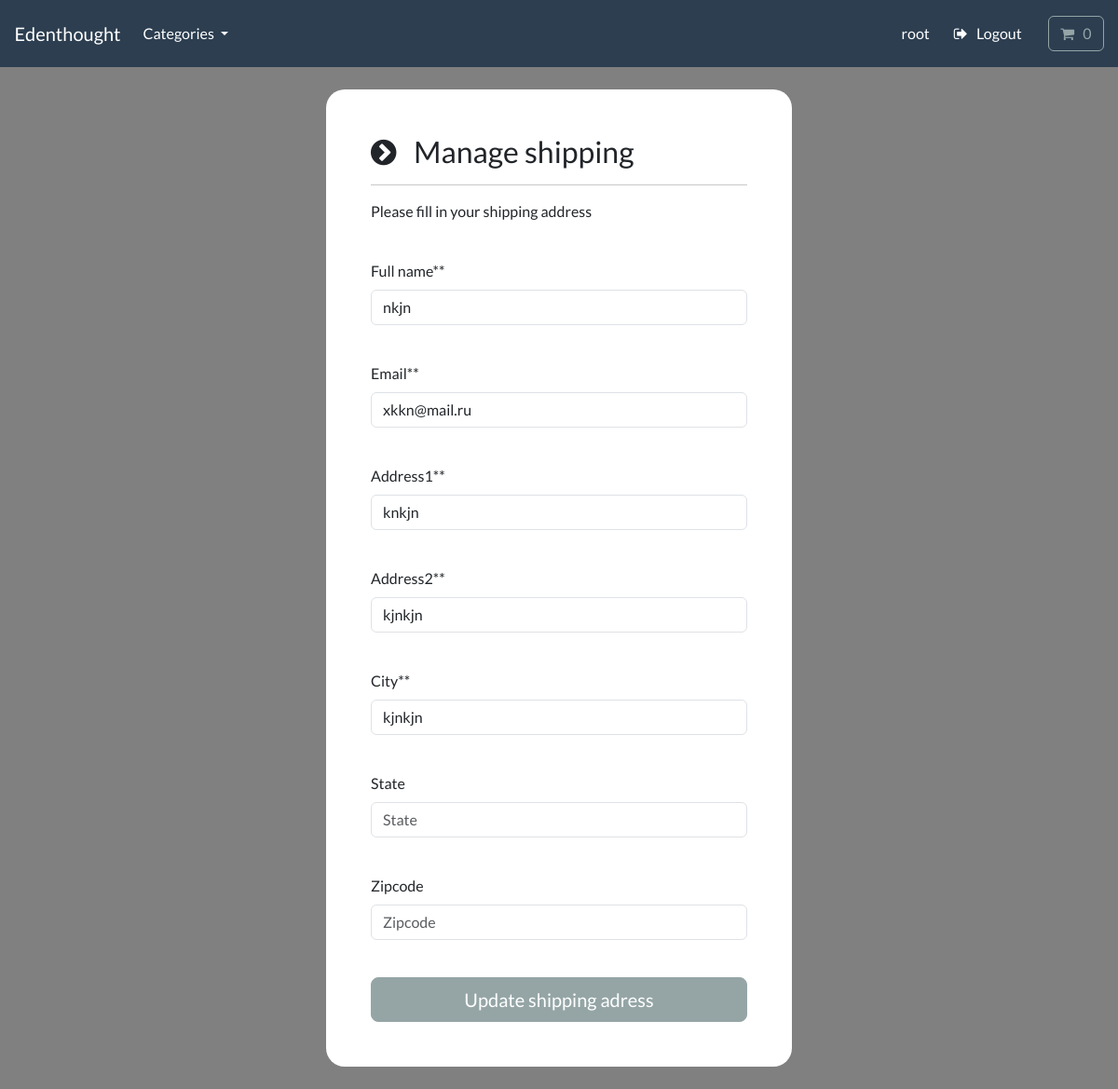
The app's page /account/manage-shipping (signed in) with its own data.
### payment/models.py (models this page shows, shortened)
class ShippingAdress(models.Model):
    full_name = models.CharField(max_length=300)
    email=models.EmailField(max_length=255)
    address1=models.CharField(max_length=300)
    address2 = models.CharField(max_length=300)
    city=models.CharField(max_length=255)
    state=models.CharField(max_length=255,null=True, blank=True)
    zipcode=models.CharField(max_length=255,null=True, blank=True)
    user=models.ForeignKey(User, on_delete=models.CASCADE, null=True, blank=True)
    class Meta:
        verbose_name_plural="Shipping Adress"

### account/views.py (the view, shortened to what this page needs)
# urls.py: path('manage-shipping', views.manage_shipping, name='manage-shipping'),
@login_required(login_url='my-login')
def manage_shipping(request):
    try:
        shipping=ShippingAdress.objects.get(user=request.user.id)
    except ShippingAdress.DoesNotExist:
        shipping = None
    form=ShippingForm(instance=shipping)
    context={'form':form}
    return render(request, 'account/manage-shipping.html', context=context)

### payment/forms.py
class ShippingForm(forms.ModelForm):
    class Meta:
        model=ShippingAdress
        fields = ['full_name', 'email', 'address1', 'address2', 'city', 'state', 'zipcode']
        exclude=['user',]
        labels = {'full_name': 'Full name*','email':'Email*', 'address1': 'Address1*','address2': 'Address2*', 'city':'City*' }
        widgets = {
            field: forms.TextInput(attrs={"class":"form-control validate", 'placeholder': field.capitalize(), 'autocomplete':'off'}) for field in fields
            if field != 'email'
        }
        widgets['email'] = forms.EmailInput(attrs={"class": "form-control validate", 'placeholder': 'Email', 'autocomplete':'off'})

### cart/cart.py (called while the page is built)
    def __len__(self):
        return sum(item['qty'] for item in self.cart.values())

### cart/context_processors.py (called while the page is built)
def cart(request):
    return {'cart':Cart(request)}

### store/models.py (called while the page is built)
    def get_absolute_url(self):
        return reverse('list-category', args=[self.slug])

### store/views.py (called while the page is built)
def categories(request):
    all_categories=Category.objects.all()
    return {'all_categories':all_categories}

### account/templates/account/manage-shipping.html (shortened to what this page needs)
{% include 'store/base.html' %}
{% load static %}
{% load crispy_forms_tags %}
{% block content %}
    <body>
    <br>
    <div class="container bg-white shadow-md p-5 form-layout">
        <h3><i class="fa fa-chevron-circle-right" aria-hidden="true"></i> &nbsp; Manage shipping</h3>
        <hr>
        <p> Please fill in your shipping address</p>
        <br>
        <form method="POST" autocomplete="off">
              {{form.full_name|as_crispy_field}}
              <br>
              {{form.email|as_crispy_field}}
                <br>
                {{form.address1|as_crispy_field}}
                    <br>
                {{form.address2|as_crispy_field}}
                    <br>
                {{form.city|as_crispy_field}}
                    <br>
                {{form.state|as_crispy_field}}
                    <br>
                {{form.zipcode|as_crispy_field}}
                    <br>
            <button type="submit" class="btn btn-secondary btn-lg w-100 btn-block p-2"> Update shipping adress</button>
    </form>
    </div>
    </body>
{% endblock %}

### store/templates/store/base.html (shortened to what this page needs)
{% load static %}
<!DOCTYPE html>
<html>
    <head>
        <link rel="stylesheet" href="https://bootswatch.com/5/flatly/bootstrap.min.css">
        <link type="text/css" href="{% static 'css/styles.css' %}" rel="stylesheet" />
        <link rel="stylesheet" href="https://cdnjs.cloudflare.com/ajax/libs/font-awesome/4.7.0/css/font-awesome.min.css">
    </head>
    <nav class="navbar navbar-expand-lg bg-primary justify-content-center">
        <a class="navbar-brand main-heading text-white" href="{% url 'store' %}">
        &nbsp; &nbsp; Edenthought
        </a>
        <div class="collapse navbar-collapse" id="navbarCollapse">
            <ul class="navbar-nav me-auto mb-2 mb-md-0">
                <li class="nav-item dropdown">
                    <a class="nav-link dropdown-toggle text-white" href="#" id="navbarDropdown" role="button"
                    data-bs-toggle="dropdown" aria-expanded="false">
                        Categories
                    </a>
                </li>
            </ul>
        </div>
        <div class="collapse navbar-collapse text-center" id="navbarNavDropdown">
            <ul class="navbar-nav ms-auto">
                <li class="nav-item">
                    {% if user.is_authenticated %}
                    <a class="btn btn-alert navbar-btn text-white" type="button"  href="{% url 'dashboard' %}">
                        {{user.username}} </a>
                    {% else %}
                        <a class="btn btn-alert navbar-btn text-white" type="button"  href="{% url 'register' %}"> Register </a>
                    {% endif %}
                </li>
                <li class="nav-item">
                    {% if user.is_authenticated %}
                    <a class="btn btn-alert navbar-btn text-white" type="button"  href="{% url 'user-logout' %}"><i class="fa fa-sign-out" aria-hidden="true"></i> &nbsp; Logout </a>
                    {% else %}
                    <a class="btn btn-alert navbar-btn text-white" type="button"  href="{% url 'my-login' %}"> Login </a>
                    {% endif %}
                </li>
                <li class="nav-item">
                    <a type="button" role="button" href="{% url 'cart-summary' %}" class="btn btn-outline-secondary">
                        <i class="fa fa-shopping-cart" aria-hidden="true"> </i>
                            <div id="cart-qty" class="d-inline-flex">
                                {% with qty_amount=cart|length %}
                                    {% if qty_amount > 0 %}
                                        {{ qty_amount }}
                                    {% else %}
                                        0
                                    {% endif %}
                                {% endwith %}
                            </div>
                    </a>
                </li>
            </ul>
        </div>
    </nav>
    <body>
    </body>
</html>

### static/css/styles.css (style rules this page uses)
.form-layout { border-radius: 20px; width: 500px; }

### account/templates/account/manage-shipping.html (style rules this page uses)
body { background-color:grey; }

### records on screen
ShippingAdress: full_name "nkjn", email "xkkn@mail.ru", address1 "knkjn", address2 "kjnkjn", city "kjnkjn"

### other values on screen
{{ user.username }} "root"
